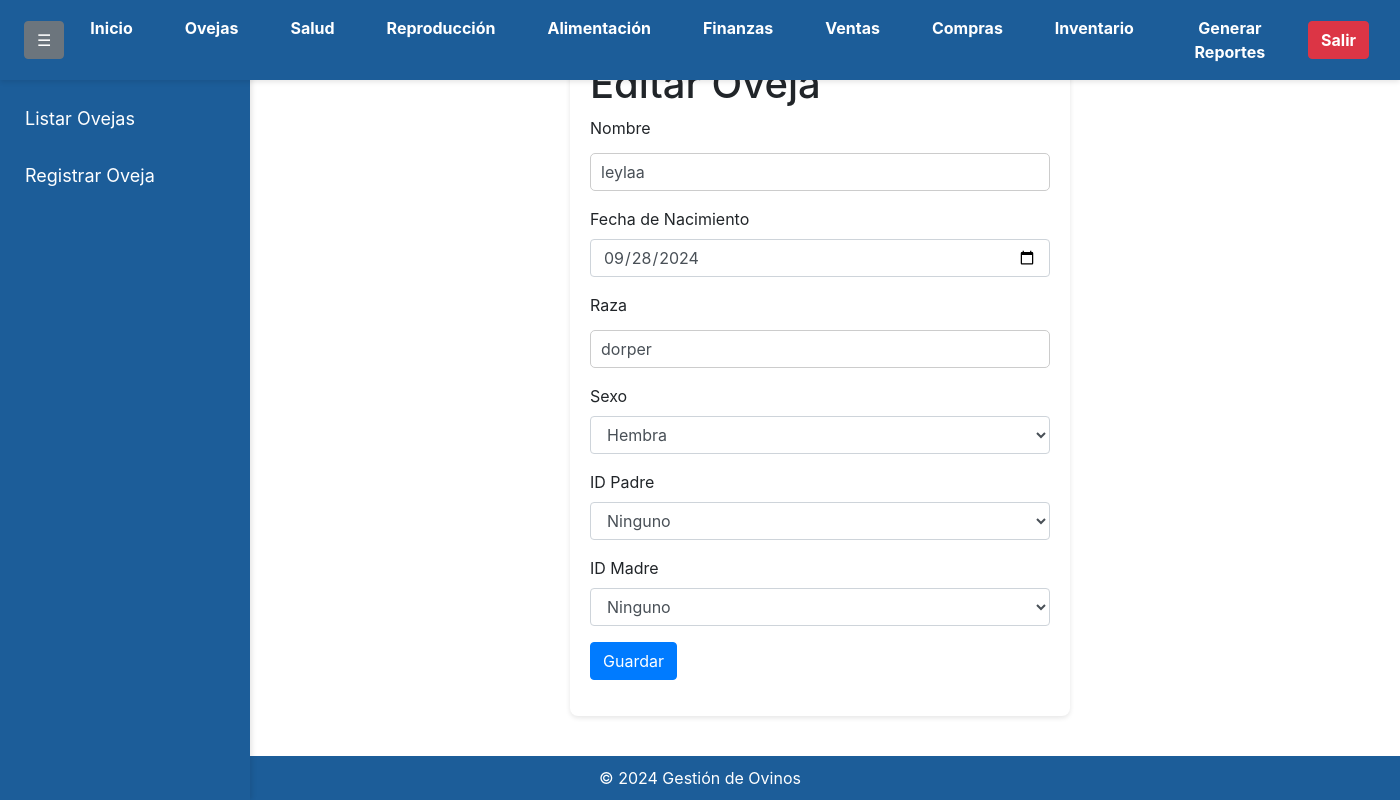
/editar_oveja/5 (signed in), run on the app's committed database.
### app/models.py (models this page shows, shortened)
class Oveja(db.Model):
    id = db.Column(db.Integer, primary_key=True)
    nombre = db.Column(db.String(100), nullable=False)
    fecha_nacimiento = db.Column(db.Date, nullable=False)
    raza = db.Column(db.String(50), nullable=False)
    sexo = db.Column(db.Enum('Macho', 'Hembra', name='sexo_enum'), nullable=False)
    id_padre = db.Column(db.Integer, db.ForeignKey('oveja.id'), nullable=True)
    id_madre = db.Column(db.Integer, db.ForeignKey('oveja.id'), nullable=True)
    user_id = db.Column(db.Integer, db.ForeignKey('user.id'), nullable=False)
    padre = db.relationship('Oveja', remote_side=[id], foreign_keys=[id_padre], backref=db.backref('hijos_padre', uselist=True))
    madre = db.relationship('Oveja', remote_side=[id], foreign_keys=[id_madre], backref=db.backref('hijos_madre', uselist=True))
    user = db.relationship('User', backref='ovejas')

### app/routes.py (the view, shortened to what this page needs)
@app.route('/editar_oveja/<int:id>', methods=['GET', 'POST'])
@login_required
def editar_oveja(id):
    oveja = Oveja.query.filter_by(id=id, user_id=current_user.id).first_or_404()
    form = OvejaForm(obj=oveja)
    machos = Oveja.query.filter_by(sexo='Macho', user_id=current_user.id).all()
    hembras = Oveja.query.filter_by(sexo='Hembra', user_id=current_user.id).all()
    form.id_padre.choices = [(0, 'Ninguno')] + [(oveja.id, f'Oveja {oveja.nombre} (ID: {oveja.id})') for oveja in machos]
    form.id_madre.choices = [(0, 'Ninguno')] + [(oveja.id, f'Oveja {oveja.nombre} (ID: {oveja.id})') for oveja in hembras]
    return render_template('editar_oveja.html', form=form)

### app/forms.py
class OvejaForm(FlaskForm):
    nombre = StringField('Nombre', validators=[DataRequired()])
    fecha_nacimiento = DateField('Fecha de Nacimiento', validators=[DataRequired()])
    raza = StringField('Raza', validators=[DataRequired()])
    sexo = SelectField('Sexo', choices=[('Macho', 'Macho'), ('Hembra', 'Hembra')], validators=[DataRequired()])
    id_padre = SelectField('ID Padre', choices=[], coerce=int, validators=[Optional()])
    id_madre = SelectField('ID Madre', choices=[], coerce=int, validators=[Optional()])
    submit = SubmitField('Guardar')

### app/__init__.py (called while the page is built)
@login_manager.user_loader
def load_user(user_id):
    return User.query.get(int(user_id))

### app/templates/editar_oveja.html (shortened to what this page needs)
<!DOCTYPE html>
<html lang="es">
<head>
    <link rel="stylesheet" href="{{ url_for('static', filename='styles.css') }}">
    <link rel="stylesheet" href="https://maxcdn.bootstrapcdn.com/bootstrap/4.5.2/css/bootstrap.min.css">
</head>
<body>
    <nav class="navbar navbar-expand-lg navbar-light" style="background-color: #1c5d99;">
        <div class="collapse navbar-collapse" id="navbarNav">
            <button class="btn btn-secondary ml-2" id="toggleSidebar">☰</button>
            <ul class="navbar-nav mr-auto">
                <li class="nav-item">
                    <a class="nav-link text-white" href="{{ url_for('index') }}">Inicio</a>
                </li>
                <li class="nav-item">
                    <a class="nav-link text-white" href="{{ url_for('oveja') }}">Ovejas</a>
                </li>
                <li class="nav-item">
                    <a class="nav-link text-white" href="{{ url_for('salud') }}">Salud</a>
                </li>
                <li class="nav-item">
                    <a class="nav-link text-white" href="{{ url_for('reproduccion') }}">Reproducción</a>
                </li>
                <li class="nav-item">
                    <a class="nav-link text-white" href="{{ url_for('alimentacion') }}">Alimentación</a>
                </li>
                <li class="nav-item">
                    <a class="nav-link text-white" href="{{ url_for('finanzas') }}">Finanzas</a>
                </li>
                <li class="nav-item">
                    <a class="nav-link text-white" href="{{ url_for('venta') }}">Ventas</a>
                </li>
                <li class="nav-item">
                    <a class="nav-link text-white" href="{{ url_for('compra') }}">Compras</a>
                </li>
                <li class="nav-item">
                    <a class="nav-link text-white" href="{{ url_for('inventario') }}">Inventario</a>
                </li>
                <li class="nav-item">
                    <a class="nav-link text-white" href="{{ url_for('reportes_view') }}">Generar Reportes</a>
                </li>
            </ul>
            <a href="{{ url_for('logout') }}" class="btn btn-danger ml-2">Salir</a>
        </div>
    </nav>
    <div class="sidebar" id="sidebar">
        <ul class="nav flex-column">
            <li class="nav-item">
                <a class="nav-link text-white" href="{{ url_for('listar_ovejas') }}">Listar Ovejas</a>
            </li>
            <li class="nav-item">
                <a class="nav-link text-white" href="{{ url_for('registrar_oveja') }}">Registrar Oveja</a>
            </li>
        </ul>
    </div>
    <div class="container mt-3">
        <form method="POST">
            <h1>Editar Oveja</h1>
            <div class="form-group">
                {{ form.nombre.label(class_='form-label') }}
                {{ form.nombre(class_='form-control', size=32) }}
            </div>
            <div class="form-group">
                {{ form.fecha_nacimiento.label(class_='form-label') }}
                {{ form.fecha_nacimiento(class_='form-control') }}
            </div>
            <div class="form-group">
                {{ form.raza.label(class_='form-label') }}
                {{ form.raza(class_='form-control', size=32) }}
            </div>
            <div class="form-group">
                {{ form.sexo.label(class_='form-label') }}
                {{ form.sexo(class_='form-control') }}
            </div>
            <div class="form-group">
                {{ form.id_padre.label(class_='form-label') }}
                {{ form.id_padre(class_='form-control') }}
            </div>
            <div class="form-group">
                {{ form.id_madre.label(class_='form-label') }}
                {{ form.id_madre(class_='form-control') }}
            </div>
            <div class="form-group">
                {{ form.submit(class_='btn btn-primary') }}
            </div>
        </form>
    </div>
    <footer class="text-center mt-4">
        &copy; 2024 Gestión de Ovinos
    </footer>
</body>
</html>

### app/static/styles.css (style rules this page uses)
body { font-family: 'Arial', sans-serif; background-color: #f0f2f5; color: #333; margin: 0; padding: 0; padding-top: 20px; }
.navbar { background-color: #1c5d99; padding: 10px 20px; text-align: center; box-shadow: 0 2px 5px rgba(0, 0, 0, 0.1); position: fixed; top: 0; left: 0; width: 100%; z-index: 1000; }
.navbar a { color: #ffffff; text-decoration: none; margin: 0 15px; font-weight: bold; }
.sidebar { height: calc(100vh - 35px); width: 250px; position: fixed; top: 35px; right: 0; background-color: #1c5d99; padding-top: 20px; box-shadow: 2px 0 5px rgba(0, 0, 0, 0.1); overflow-y: auto; z-index: 900; }
.sidebar a { padding: 15px 25px; text-decoration: none; font-size: 18px; color: #ffffff; display: block; transition: 0.3s; }
form { max-width: 500px; margin: 20px auto; padding: 20px; background-color: #ffffff; border-radius: 8px; box-shadow: 0 2px 5px rgba(0, 0, 0, 0.1); }
input[type="text"], input[type="number"], input[type="email"], input[type="password"], select, textarea { width: 100%; padding: 10px; margin: 5px 0; border: 1px solid #ccc; border-radius: 5px; box-sizing: border-box; }
.btn { display: inline-block; padding: 10px 15px; background-color: #1c5d99; color: white; text-decoration: none; border-radius: 5px; font-weight: bold; text-align: center; }
footer { background-color: #1c5d99; color: white; text-align: center; padding: 10px; position: fixed; bottom: 0; width: calc(100%); right: 0; z-index: 850; }

### app/templates/editar_oveja.html (style rules this page uses)
.sidebar { height: calc(100% - 70px); width: 250px; position: fixed; top: 70px; left: 0; background-color: #1c5d99; transition: margin-left 0.3s; }
.container { margin-left: 250px; transition: margin-left 0.3s; }
.navbar { padding: 0.5rem 1rem; position: fixed; width: 100%; z-index: 1000; }
.navbar-nav .nav-item { margin: 0 3px; }

### data on the page
Oveja: nombre "leylaa", fecha_nacimiento "09/28/2024", raza "dorper", sexo "Hembra", id_padre "Ninguno", id_madre "Ninguno"
